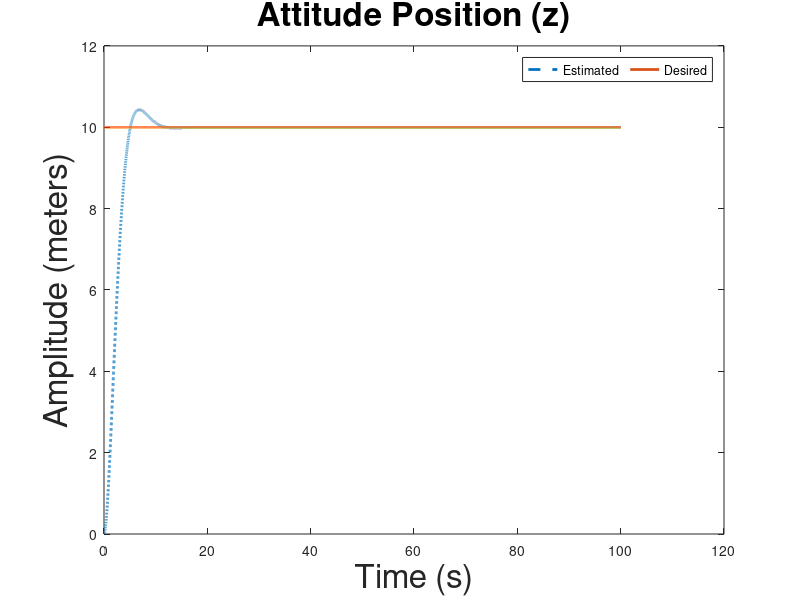

MATLAB code for this plot: (Note: this script raises an error after producing the figure.)
%% LQR CONTROLLER FOR 6-DOF UAV MODEL
% This script presents the LQR control tuning for a 6-DOF Quadcopter model. 
% 1. The 12 states of the system are the 3 x y z (Attitude) positions
% and corresponding velocities x' y' z', and the 3 Euler angles φ θ ψ , and their corresponding 
% anglular rates φ' θ' ψ'. 
% 2. The observed outputs are the X, Y, and Z positions and the Roll φ, Pitch θ and Yaw ψ angles. 
% 3. There are four inputs U1, U2, U3, and U4 which correspond to total
% upward force, pitch torque, roll torque, and yaw torque
%%%%%%%%%%%%%%%%%%%%%%%%%%%%%%%%%%%%%%%%%%%%%%%%%%%%%%%%%%%%%%%%%%%%%%%%%%

%% To use this code with Simulink simulation open 'Quadcopter_LQR_6DOF.slx' Simulink file
%% and hit 'Run' from the Editor window.

clear;
clc;

%% MODEL PARAMETERS AND CONSTANTS
g  = 9.81;         % ACCELERATION DUE TO GRAVITY
m  = 2.353598;     % MASS OF THE QUADCOPTER IN KG
Ix = 0.1676;       % MOMENT OF INERTIA ALONG X IN KGM^2
Iy = 0.1676;       % MOMENT OF INERTIA ALONG Y IN KGM^2
Iz = 0.29743;      % MOMENT OF INERTIA ALONG Z IN KGM^2
d  = 0.4;          % LENGTH OF THE QUADCOPTER ARM IN M
c  = 1;            % FORCE TO MOMENT SCALING FACTOR 

%% SYSTEM INITIALISATION

% The states of the system are:
% x = [x y z x' y' z' φ θ ψ φ' θ' ψ']
% Where x -> x-position, y -> y-position, z -> attitude,
% φ -> Roll, θ -> Pitch, ψ -> Yaw and x' y' z' respective position
% velocities and φ' θ' ψ' Euler angle rates

% The control inputs to the system are:
% u = [U1 U2 U3 U4] where U1 is total upward force, U2 pitch torque, U3
% roll torque, and U4 yaw torque

% The outputs of the system are y = [x; y; z; φ; θ; ψ]

NumStates = 12; % Number of states
NumCtrl   = 4; % Number of control inputs
NumOut    = 6; % Number of outputs

A = zeros(NumStates,NumStates);     % Define A matrix for system state-space model
A(1,4) = 1;
A(2,5) = 1;
A(3,6) = 1;
A(4,8) = -g;
A(5,7) = g;
A(7,10) = 1;
A(8,11) = 1;
A(9,12) = 1;

B = zeros(NumStates,NumCtrl);       % Define B matrix for system state-space model
B(6,1) = 1/m;
B(10,2) = 1/Ix;
B(11,3) = 1/Iy;
B(12,4) = 1/Iz;

C = zeros(NumOut,NumStates);        % Define C matrix for system state-space model
C(1,1) = 1;
C(2,2) = 1;
C(3,3) = 1;
C(4,7) = 1;
C(5,8) = 1;
C(6,9) = 1;

D = zeros(NumOut,NumCtrl);          % Define empty D matrix for system state-space model

% STATE SPACE REPRESENTATION
sysC = ss(A,B,C,D); 

% FIND POLES OF OPEN LOOP SYSTEM
P_OL = eig(A);

% FIND THE CONTROLLABILITY MATRIX
CTRB_DIM_OL = size(ctrb(A,B));
CTRB_OL     = rank(ctrb(A,B));

% Determine if open-loop quadcopter state-space system is correct &
% controllable

if CTRB_OL == CTRB_DIM_OL(1)
    disp("CONTROLLABLE SYSTEM")
end

%% LQR ALGORITHM 

% DEFINE LQR PARAMETERS AND FIND GAIN
Q = C'*C;
R = eye(NumCtrl,NumCtrl);
[Klqr,~,~] = lqr(sysC,Q,R);

% SIMULATE THE CLOSED LOOP SYSTEM
A_CL = A - B*Klqr;   
B_CL = B;
sys_CL = ss(A_CL,B_CL,C,D);

% SIMULATION PARAMETERS
N = 100;
fs = 1;
t = 0:1/fs:N-1/fs;

%  ------- CASE 1 (CONSTANT FUNCTION) -------
% Ref_comm = ones(length(t),3);  

%  ------- CASE 2 (STEP FUNCTION) -------
% Ref_comm(1:length(t)/2,1) = 0.1; Ref_comm(length(t)/2+1:length(t),1) = 2;
% Ref_comm(1:length(t)/2,2) = 0.1; Ref_comm(length(t)/2+1:length(t),2) = 1;
% Ref_comm(1:length(t)/2,3) = 0.1; Ref_comm(length(t)/2+1:length(t),3) = 0.1;

% ------- CASE 3 (SINUSOID FUNCTION) ------- (DOES NOT WORK!)
fs       = 512;              % SAMPLING FREQUENCY (SAMPLES PER SECOND)
dt       = 1/fs;             % SECONDS PER SAMPLE
StopTime = 0.25;             % SECONDS
tTot     = (0:dt:StopTime)'; % SECONDS
F        = 0.05;             % SINE WAVE FREQUENCY (HERTZ)
T        = 5/F ;             % TOTAL TIME FOR 5 PERIODS
t        = 0:dt:T+dt ;       % TIME STEP FOR 5 PERIODS
Ref_comm(1:length(t),1) = 10; %sin(2*pi*F*t);
Ref_comm(1:length(t),2) = 0;% sin(2*pi*F*t);
Ref_comm(1:length(t),3) = 0;%sin(2*pi*F*t + pi/2);
Ref_comm(1:length(t),4) = sin(2*pi*F*t + pi);

%  ------- CASE 4 (EXPONENTIAL DECAY FUNCTION) -------
%      Ref_comm(1:length(t),1) = 1 + exp(-t);
%      Ref_comm(1:length(t),2) = 1 + exp(-t./2);
%      Ref_comm(1:length(t),3) = 1 + exp(-t) + exp(-t./2);

% RUN THE SIMULATION
[output_CL,time_CL,state_CL] = lsim(sys_CL,Ref_comm,t); 
% 
% %% ERROR ANALYSIS
% n = length(time_CL);  % TOTAL NUMBER OF SAMPLES
% 
% % COMPUTE THE ERRORS
% E_roll = output_CL(:,1) - Ref_comm(:,1);
% E_pitch = output_CL(:,2) - Ref_comm(:,2);
% E_yaw = output_CL(:,3) - Ref_comm(:,3);
% 
% % COMPUTE THE MEAN SQUARED ERROR (MSE)
% MSE_roll = sum(E_roll.^2)/n;
% MSE_pitch = sum(E_pitch.^2)/n;
% MSE_yaw = sum(E_yaw.^2)/n;
% 
%% PLOTS

figure(1)
plot(time_CL,state_CL(:,3),'LineWidth',2,'LineStyle','--');
hold on
plot(time_CL,Ref_comm(:,1),'LineWidth',2);
title('Attitude Position (z)','FontSize',24)
xlabel('Time (s)','FontSize',24); ylabel('Amplitude (meters)','FontSize',24)
legend('Estimated','Desired','Orientation','horizontal')
ax = gca;
ax.XGrid = 'on';
ax.YGrid = 'on';
ax.GridLineStyle = '--';
ax.FontSize = 24;
box on

figure(2)
plot(time_CL,state_CL(:,7),'LineWidth',2,'LineStyle','--');
hold on
plot(time_CL,Ref_comm(:,2),'LineWidth',2);
title('Roll angle (\phi)','FontSize',24)
xlabel('Time (s)','FontSize',24); ylabel('Amplitude (radians)','FontSize',24)
legend('Estimated','Desired','Orientation','horizontal')
ax = gca;
ax.XGrid = 'on';
ax.YGrid = 'on';
ax.GridLineStyle = '--';
ax.FontSize = 24;
box on

figure(3)
plot(time_CL,state_CL(:,8),'LineWidth',2,'LineStyle','--');
hold on
plot(time_CL,Ref_comm(:,3),'LineWidth',2);
title('Pitch angle (\theta)','FontSize',24)
xlabel('Time (s)','FontSize',24); ylabel('Amplitude (radians)','FontSize',24)
legend('Estimated','Desired','Orientation','horizontal')
ax = gca;
ax.XGrid = 'on';
ax.YGrid = 'on';
ax.GridLineStyle = '--';
ax.FontSize = 24;
box on

figure(4)
plot(time_CL,state_CL(:,9),'LineWidth',2,'LineStyle','--');
hold on
plot(time_CL,Ref_comm(:,4),'LineWidth',2);
title('Yaw angle (\psi)','FontSize',24)
xlabel('Time (s)','FontSize',24); ylabel('Amplitude (radians)','FontSize',24)
legend('Estimated','Desired','Orientation','horizontal')
ax = gca;
ax.XGrid = 'on';
ax.YGrid = 'on';
ax.GridLineStyle = '--';
ax.FontSize = 24;
box on
% 
% figure(4)  % ERRORS  
% plot(abs(E_roll),'LineWidth',2); hold on; plot(abs(E_pitch),'LineWidth',2); 
% hold on; plot(abs(E_yaw),'LineWidth',2)
% title('Absolute Error','FontSize',24)
% xlabel('Time (s)','FontSize',24); ylabel('Magnitude (radians)','FontSize',24)
% legend('Roll','Pitch','Yaw','Orientation','horizontal')
% ax = gca;
% ax.XGrid = 'on';
% ax.YGrid = 'on';
% ax.GridLineStyle = '--';
% ax.FontSize = 24;
% box on
% text(38,0.8, "MSE Roll = " + MSE_roll,'FontSize',24)
% text(38,0.6, "MSE Pitch = " + MSE_pitch,'FontSize',24)
% text(38,0.4, "MSE Yaw = " + MSE_yaw,'FontSize',24)